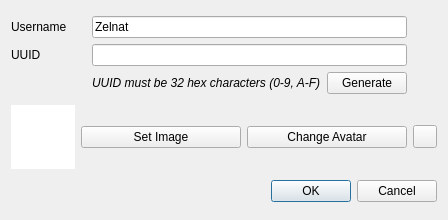
<?xml version="1.0" encoding="UTF-8"?>
<ui version="4.0">
 <class>NewUserDialog</class>
 <widget class="QDialog" name="NewUserDialog">
  <property name="geometry">
   <rect>
    <x>0</x>
    <y>0</y>
    <width>448</width>
    <height>220</height>
   </rect>
  </property>
  <property name="windowTitle">
   <string>New User</string>
  </property>
  <layout class="QGridLayout" name="gridLayout_2">
   <item row="2" column="1" colspan="3">
    <widget class="QDialogButtonBox" name="buttonBox">
     <property name="orientation">
      <enum>Qt::Orientation::Horizontal</enum>
     </property>
     <property name="standardButtons">
      <set>QDialogButtonBox::StandardButton::Cancel|QDialogButtonBox::StandardButton::Ok</set>
     </property>
    </widget>
   </item>
   <item row="1" column="2">
    <widget class="QPushButton" name="setAvatar">
     <property name="text">
      <string>Change Avatar</string>
     </property>
    </widget>
   </item>
   <item row="1" column="1">
    <widget class="QPushButton" name="selectImage">
     <property name="text">
      <string>Set Image</string>
     </property>
    </widget>
   </item>
   <item row="1" column="3">
    <widget class="QToolButton" name="revert">
     <property name="text">
      <string/>
     </property>
    </widget>
   </item>
   <item row="0" column="0" colspan="4">
    <layout class="QGridLayout" name="gridLayout">
     <item row="1" column="0">
      <widget class="QLabel" name="label">
       <property name="text">
        <string>UUID</string>
       </property>
      </widget>
     </item>
     <item row="0" column="1" colspan="2">
      <widget class="QLineEdit" name="username">
       <property name="text">
        <string>Zelnat</string>
       </property>
      </widget>
     </item>
     <item row="1" column="1" colspan="2">
      <widget class="QLineEdit" name="uuid"/>
     </item>
     <item row="0" column="0">
      <widget class="QLabel" name="label_2">
       <property name="text">
        <string>Username</string>
       </property>
      </widget>
     </item>
     <item row="2" column="1">
      <widget class="QLabel" name="label_3">
       <property name="font">
        <font>
         <italic>true</italic>
        </font>
       </property>
       <property name="text">
        <string>UUID must be 32 hex characters (0-9, A-F)</string>
       </property>
      </widget>
     </item>
     <item row="2" column="2">
      <widget class="QPushButton" name="generate">
       <property name="text">
        <string>Generate</string>
       </property>
      </widget>
     </item>
     <item row="1" column="3">
      <widget class="QLabel" name="uuidVerified">
       <property name="sizePolicy">
        <sizepolicy hsizetype="Fixed" vsizetype="Preferred">
         <horstretch>0</horstretch>
         <verstretch>0</verstretch>
        </sizepolicy>
       </property>
       <property name="minimumSize">
        <size>
         <width>24</width>
         <height>0</height>
        </size>
       </property>
      </widget>
     </item>
     <item row="0" column="3">
      <widget class="QLabel" name="usernameVerified">
       <property name="text">
        <string/>
       </property>
      </widget>
     </item>
    </layout>
   </item>
   <item row="1" column="0">
    <widget class="QGraphicsView" name="image">
     <property name="sizePolicy">
      <sizepolicy hsizetype="Expanding" vsizetype="Expanding">
       <horstretch>0</horstretch>
       <verstretch>0</verstretch>
      </sizepolicy>
     </property>
     <property name="minimumSize">
      <size>
       <width>64</width>
       <height>64</height>
      </size>
     </property>
     <property name="maximumSize">
      <size>
       <width>64</width>
       <height>64</height>
      </size>
     </property>
     <property name="frameShape">
      <enum>QFrame::Shape::NoFrame</enum>
     </property>
     <property name="frameShadow">
      <enum>QFrame::Shadow::Plain</enum>
     </property>
     <property name="verticalScrollBarPolicy">
      <enum>Qt::ScrollBarPolicy::ScrollBarAlwaysOff</enum>
     </property>
     <property name="horizontalScrollBarPolicy">
      <enum>Qt::ScrollBarPolicy::ScrollBarAlwaysOff</enum>
     </property>
     <property name="interactive">
      <bool>false</bool>
     </property>
    </widget>
   </item>
  </layout>
 </widget>
 <resources/>
 <connections>
  <connection>
   <sender>buttonBox</sender>
   <signal>accepted()</signal>
   <receiver>NewUserDialog</receiver>
   <slot>accept()</slot>
   <hints>
    <hint type="sourcelabel">
     <x>248</x>
     <y>254</y>
    </hint>
    <hint type="destinationlabel">
     <x>157</x>
     <y>274</y>
    </hint>
   </hints>
  </connection>
  <connection>
   <sender>buttonBox</sender>
   <signal>rejected()</signal>
   <receiver>NewUserDialog</receiver>
   <slot>reject()</slot>
   <hints>
    <hint type="sourcelabel">
     <x>316</x>
     <y>260</y>
    </hint>
    <hint type="destinationlabel">
     <x>286</x>
     <y>274</y>
    </hint>
   </hints>
  </connection>
 </connections>
</ui>
